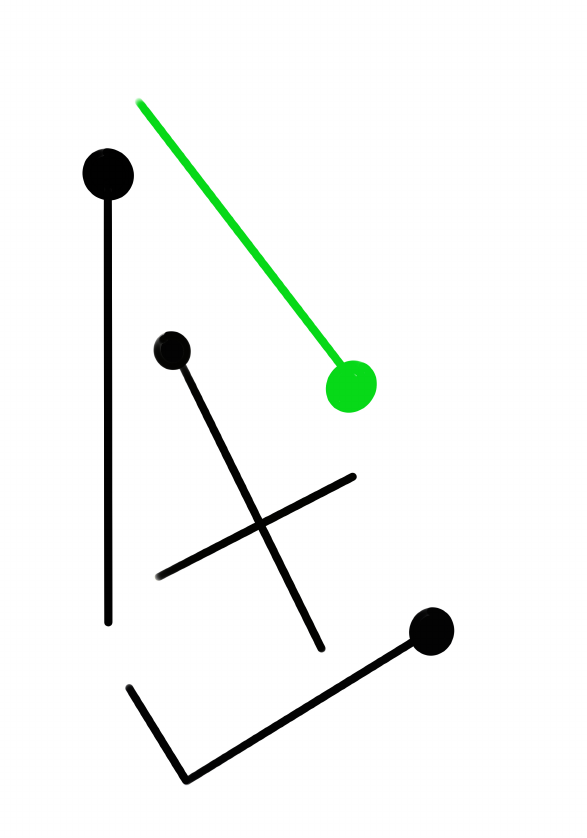
#> input picture assets/tasks/page06.png, 587 x 838 px
$ python LineFeature.py
#> lines starting #> are read from the running program, lines starting #| are printed output that depends on the picture; after the words box and inside, x2 and y2 are one past the last pixel; in counts of white or black regions, pixels touching at a corner belong together
# encoding:utf-8
import cv2
import numpy as np

filename = '../../assets/tasks/page06.png'

img = cv2.imread(filename)
#> img is the input picture: shape (838, 587, 3); mean B, G, R 244.4, 246.3, 244.2
img = cv2.resize(img, (640, 480))
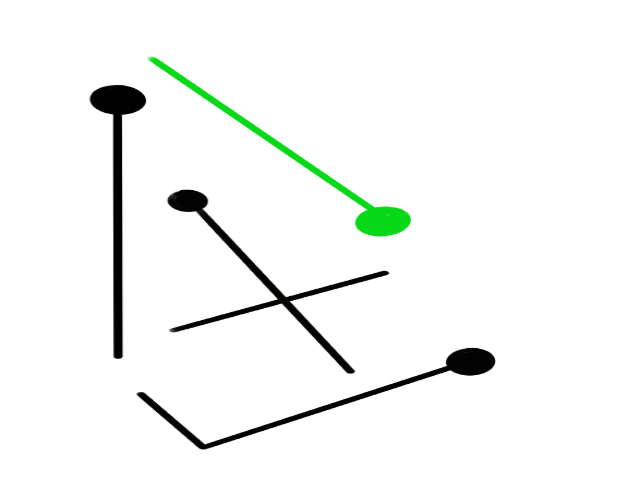
#> img: shape (480, 640, 3); mean B, G, R 244.3, 246.2, 244.2

gray = cv2.cvtColor(img, cv2.COLOR_BGR2GRAY)
gray = np.float32(gray)

# 输入图像必须是float32， 最后一个参数[0.04,0.06]
dst = cv2.cornerHarris(gray, 2, 3, 0.04)
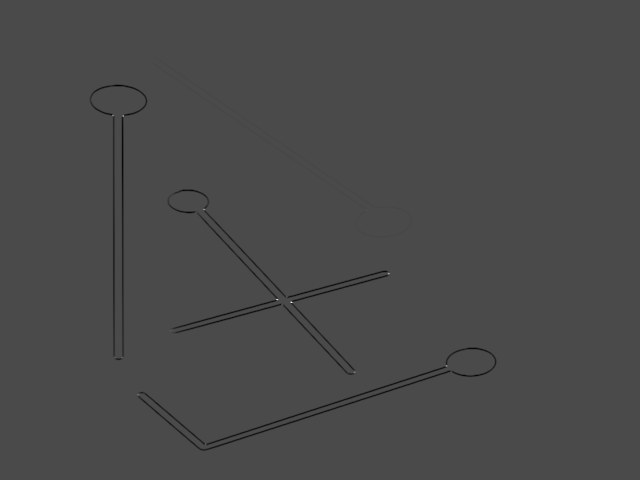
#> dst: shape (480, 640) float32; min -140835824, max 342928512, mean -1015891.3; drawn with min black and max white
cv2.imshow('dst', dst)
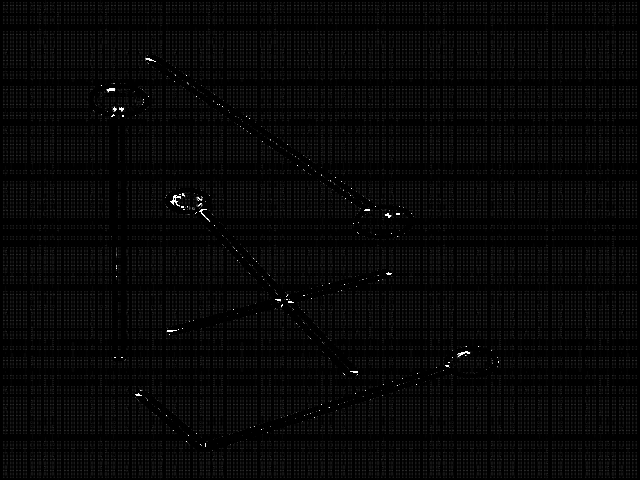
#> window 'dst': shape (480, 640); min 0, max 255, mean 6.5
dst = cv2.dilate(dst, None)

img[dst >0.9 * dst.max()] = [0, 0, 255]
#> img: shape (480, 640, 3); under 0.01% of pixels changed, all inside (x1, y1, x2, y2) = (290, 301, 293, 304)
cv2.imshow('img', img)
cv2.imshow('dst2', dst)
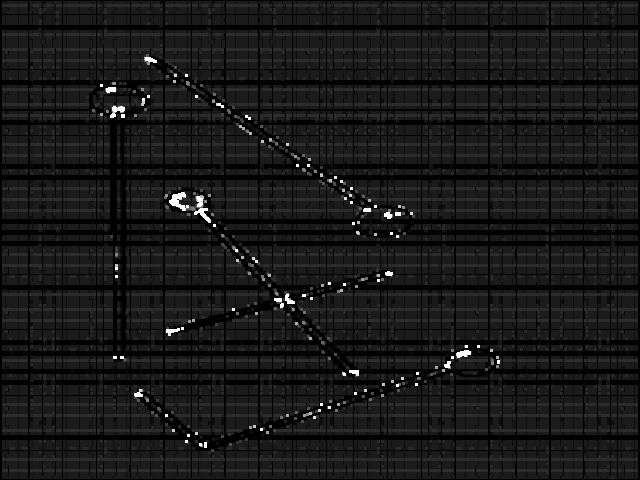
#> window 'dst2': shape (480, 640); min 0, max 255, mean 24.1

cv2.waitKey(0)
cv2.destroyAllWindows()

$ run again, with assets/tasks/page01.png copied over assets/tasks/page06.png
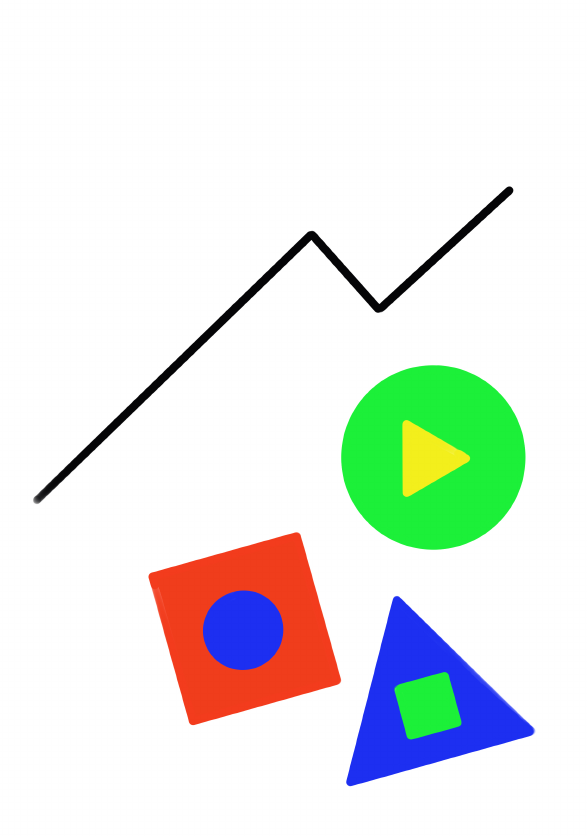
#> input picture assets/tasks/page01.png, 587 x 836 px
#> img is the input picture: shape (836, 587, 3); mean B, G, R 230, 235, 229.9
#> `dst = cv2.cornerHarris(gray, 2, 3, 0.04)`:
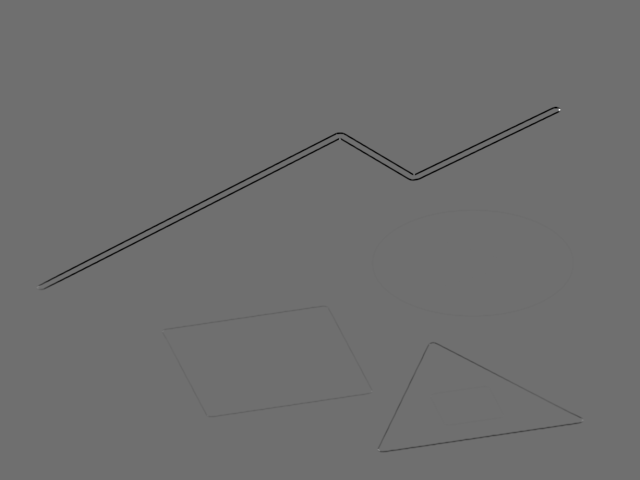
#> dst: shape (480, 640) float32; min -111188368, max 143418448, mean -591163.1; drawn with min black and max white
#> `cv2.imshow('dst2', dst)`:
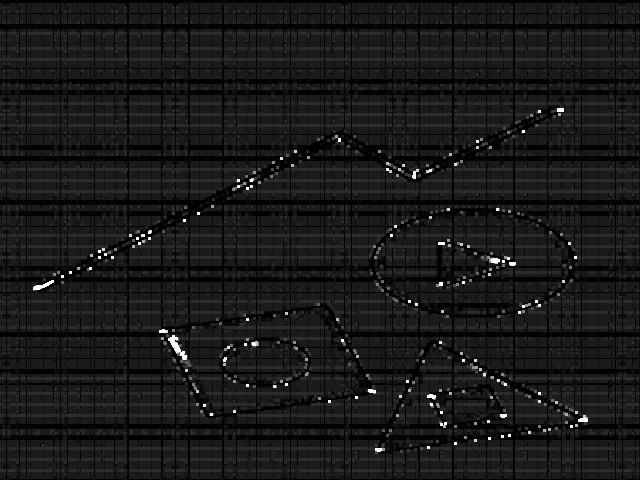
#> window 'dst2': shape (480, 640); min 0, max 255, mean 24.7

$ run again, with assets/tasks/page02.png copied over assets/tasks/page06.png
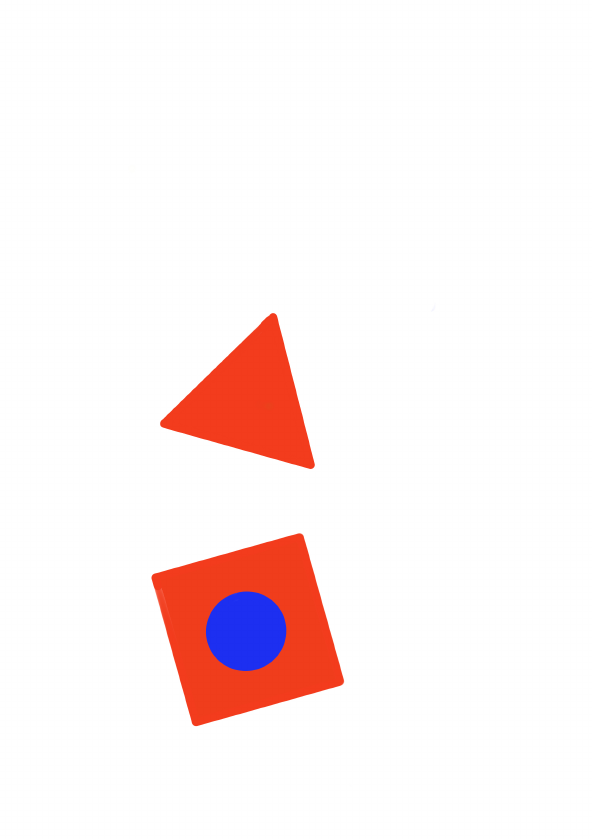
#> input picture assets/tasks/page02.png, 592 x 839 px
#> img is the input picture: shape (839, 592, 3); mean B, G, R 240, 240.1, 251.6
#> `dst = cv2.cornerHarris(gray, 2, 3, 0.04)`:
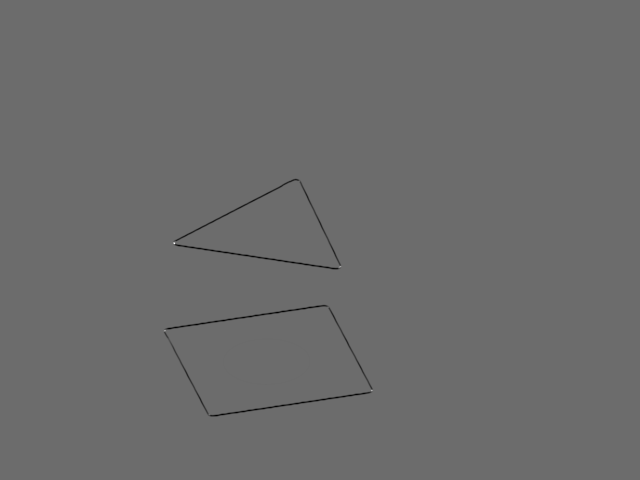
#> dst: shape (480, 640) float32; min -14176499, max 19162916, mean -43922.9; drawn with min black and max white
#> `cv2.imshow('dst2', dst)`:
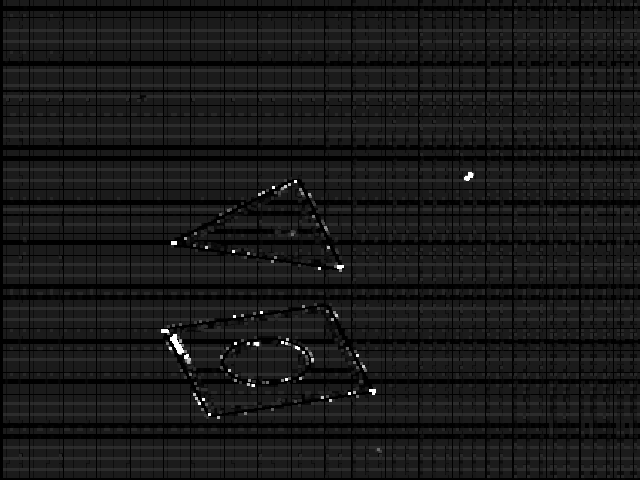
#> window 'dst2': shape (480, 640); min 0, max 255, mean 23.8

$ run again, with assets/tasks/page03.png copied over assets/tasks/page06.png
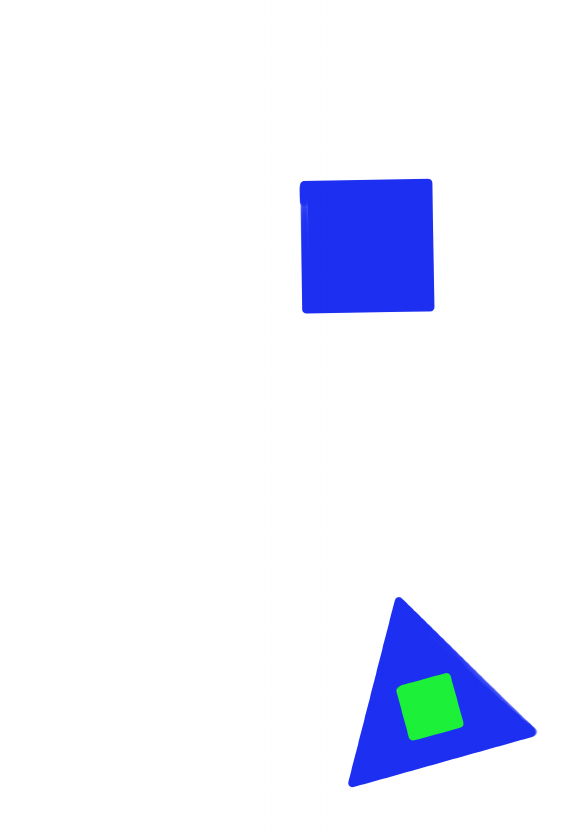
#> input picture assets/tasks/page03.png, 586 x 839 px
#> img is the input picture: shape (839, 586, 3); mean B, G, R 252.5, 241.1, 238.6
#> `dst = cv2.cornerHarris(gray, 2, 3, 0.04)`:
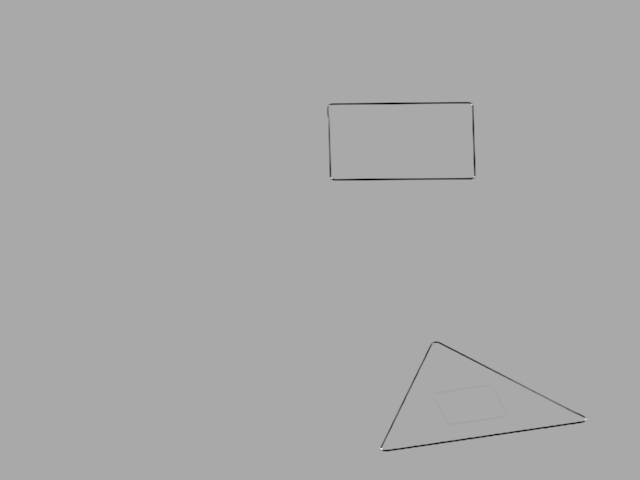
#> dst: shape (480, 640) float32; min -50306512, max 25582928, mean -134124.4; drawn with min black and max white
#> `cv2.imshow('dst2', dst)`:
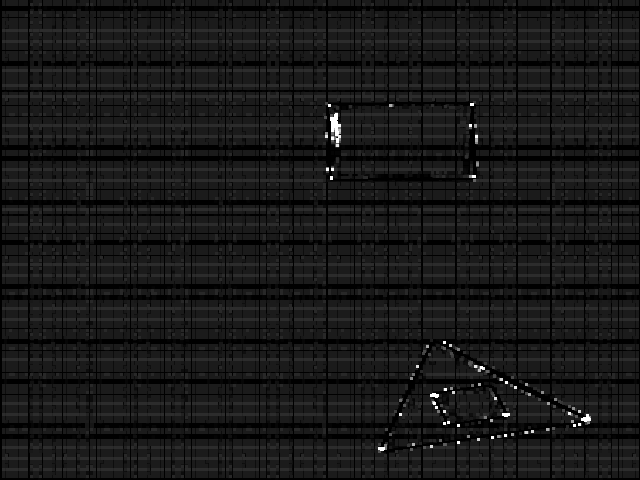
#> window 'dst2': shape (480, 640); min 0, max 255, mean 23.6
